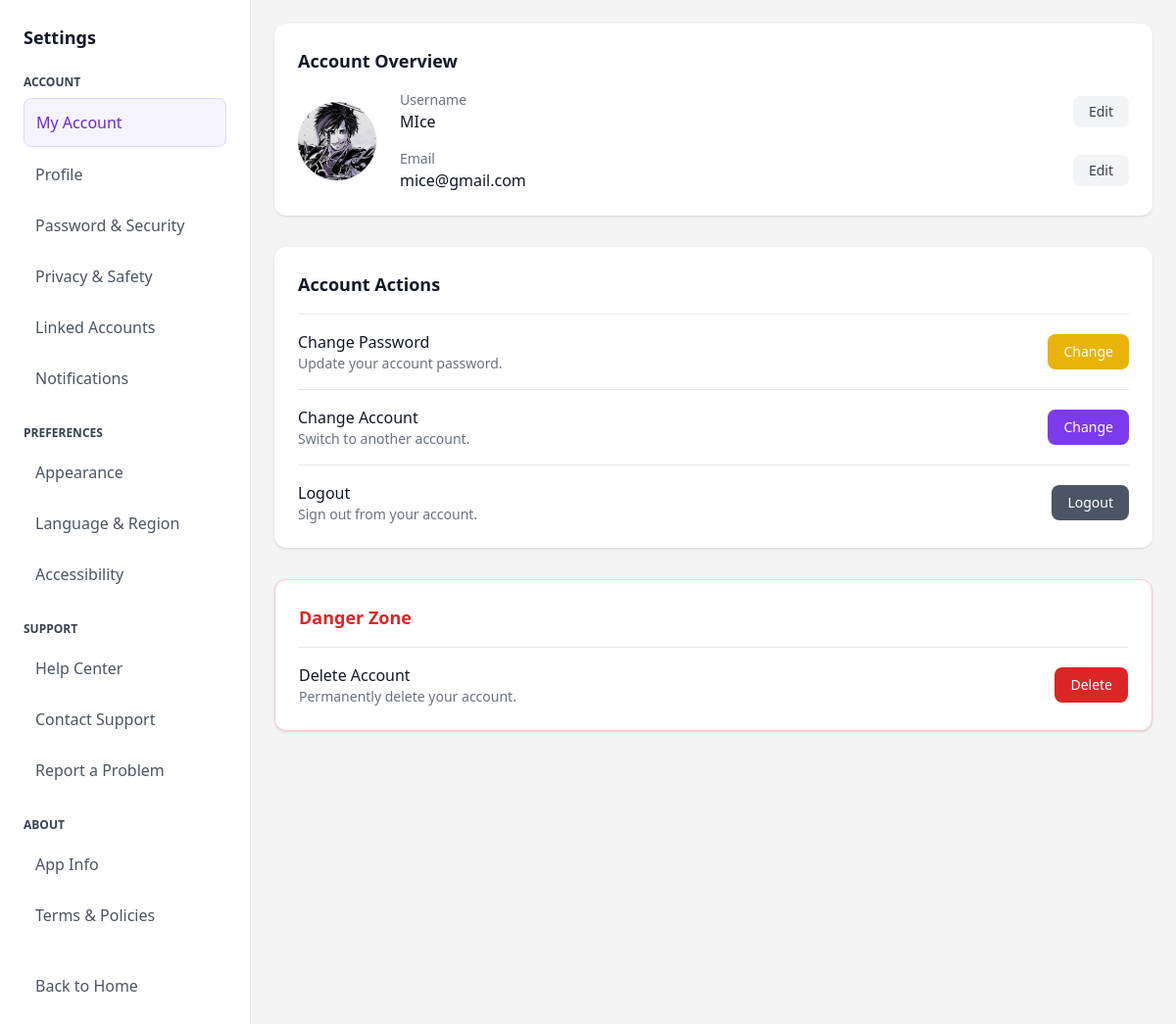
Page /Gchat/public/index.php?page=profile&tab=my_accounts (signed in) on the committed database.
### tables this page shows
CREATE TABLE `users` (
  `id` int(11) NOT NULL,
  `username` varchar(50) NOT NULL,
  `email` varchar(100) NOT NULL,
  `password` varchar(255) NOT NULL,
  `profile_image` varchar(255) DEFAULT 'default.png',
  `banner` varchar(255) DEFAULT '',
  `about_me` text DEFAULT NULL,
  `role` enum('user','admin') DEFAULT 'user',
  `created_at` timestamp NOT NULL DEFAULT current_timestamp(),
  `status` enum('online','offline','dnd','invisible') DEFAULT 'offline'
);

### Gchat/app/controllers/ProfileController.php (called while the page is built, shortened)
<?php
class ProfileController extends Controller {
    public function index() {
        $userModel = new User();
        $user = $userModel->findById($_SESSION['user_id']);
        $tab = $_GET['tab'] ?? 'profile';
        $view = 'profile/index';
        if ($tab === 'my_accounts') {
            $view = 'profile/my_accounts';
        } elseif ($tab === 'password') {
            $view = 'profile/password';
        } elseif ($tab === 'privacy') {
            $view = 'profile/privacy';
        }
        $this->view($view, [
            'user'  => $user,
            'title' => 'Profile - ' . ucfirst(str_replace('_', ' ', $tab))
        ], 'layouts/profile');
    }
}

### Gchat/config/database.php (called while the page is built)
<?php
return [
    'host' => 'localhost',
    'user' => 'root',
    'pass' => '',
    'name' => 'gchat',
    'charset' => 'utf8mb4',
];

### Gchat/app/core/Model.php (called while the page is built, shortened)
<?php
class Model {
    protected static $db;
    public function __construct() {
        if (!self::$db) {
            $cfg = require __DIR__ . '/../../config/database.php';
            $dsn = "mysql:host={$cfg['host']};dbname={$cfg['name']};charset={$cfg['charset']}";
            self::$db = new PDO($dsn, $cfg['user'], $cfg['pass'], [
                PDO::ATTR_ERRMODE => PDO::ERRMODE_EXCEPTION,
                PDO::ATTR_DEFAULT_FETCH_MODE => PDO::FETCH_ASSOC
            ]);
        }
    }
    protected function db() {
        return self::$db;
    }
}

### Gchat/app/models/User.php (called while the page is built, shortened)
<?php
class User extends Model {
    public function findById(int $id) {
        $stmt = $this->db()->prepare("SELECT * FROM users WHERE id = ? LIMIT 1");
        $stmt->execute([$id]);
        return $stmt->fetch();
    }
}

### Gchat/app/views/profile/my_accounts.php (the view, shortened to what this page needs)
<div class="max-w-4xl mx-auto space-y-8">
  <div class="bg-white rounded-xl shadow p-6">
    <h2 class="text-lg font-semibold text-gray-900 mb-4">Account Overview</h2>
    <div class="flex items-center gap-6">
      <img src="uploads/profile_image/<?= htmlspecialchars($user['profile_image'] ?? 'default.png') ?>"
           alt="Avatar" class="w-20 h-20 rounded-full object-cover shadow">
      <div class="flex-1 space-y-4">
        <div class="flex items-center justify-between">
          <div>
            <p class="text-sm text-gray-500">Username</p>
            <p class="text-base font-medium text-gray-900"><?= htmlspecialchars($user['username']) ?></p>
          </div>
          <button type="button" data-modal-target="#modal-username" class="px-4 py-1.5 rounded-lg bg-gray-100 hover:bg-gray-200 text-sm text-gray-700">Edit</button>
        </div>
        <div class="flex items-center justify-between">
          <div>
            <p class="text-sm text-gray-500">Email</p>
            <p class="text-base font-medium text-gray-900">
              <?= htmlspecialchars($user['email']) ?>
            </p>
          </div>
          <button type="button" data-modal-target="#modal-email" class="px-4 py-1.5 rounded-lg bg-gray-100 hover:bg-gray-200 text-sm text-gray-700">Edit</button>
        </div>
      </div>
    </div>
  </div>
  <div class="bg-white rounded-xl shadow p-6 space-y-4">
    <h2 class="text-lg font-semibold text-gray-900">Account Actions</h2>
    <div class="flex justify-between items-center border-t border-gray-200 pt-4">
      <div>
        <p class="font-medium text-gray-900">Change Password</p>
        <p class="text-sm text-gray-500">Update your account password.</p>
      </div>
      <button type="button" data-modal-target="#modal-password" class="px-4 py-2 text-sm rounded-lg bg-yellow-500 text-white hover:bg-yellow-600">Change</button>
    </div>
    <div class="flex justify-between items-center border-t border-gray-200 pt-4">
      <div>
        <p class="font-medium text-gray-900">Change Account</p>
        <p class="text-sm text-gray-500">Switch to another account.</p>
      </div>
      <a href="index.php?page=auth&action=switch"
         class="px-4 py-2 text-sm rounded-lg bg-violet-600 text-white hover:bg-violet-700">
        Change
      </a>
    </div>
    <div class="flex justify-between items-center border-t border-gray-200 pt-4">
      <div>
        <p class="font-medium text-gray-900">Logout</p>
        <p class="text-sm text-gray-500">Sign out from your account.</p>
      </div>
      <a href="index.php?page=logout"
         class="px-4 py-2 text-sm rounded-lg bg-gray-600 text-white hover:bg-gray-700">
        Logout
      </a>
    </div>
  </div>
  <div class="bg-white rounded-xl shadow p-6 border border-red-200 space-y-4">
    <h2 class="text-lg font-semibold text-red-600">Danger Zone</h2>
    <div class="flex justify-between items-center border-t border-gray-200 pt-4">
      <div>
        <p class="font-medium text-gray-900">Delete Account</p>
        <p class="text-sm text-gray-500">Permanently delete your account.</p>
      </div>
      <button type="button" data-modal-target="#modal-delete-step1" class="px-4 py-2 text-sm rounded-lg bg-red-600 text-white hover:bg-red-700">
        Delete
      </button>
    </div>
  </div>
</div>

### rows in the picture
users: profile_image (picture), username "MIce", email "mice@gmail.com"
